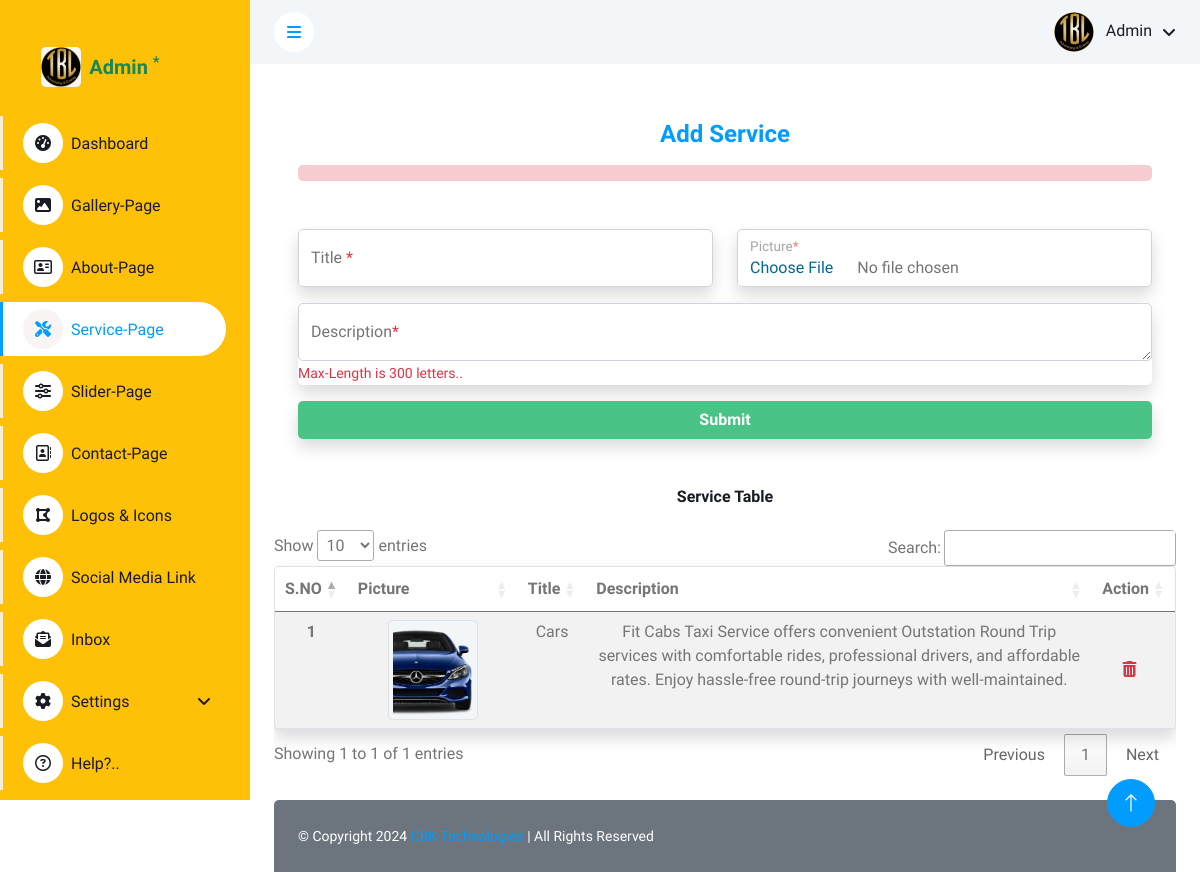
The app's page /admin/dash/service.php (signed in) with its own data.
### tables this page shows
CREATE TABLE `service` (
  `id` int(11) NOT NULL,
  `tittle` varchar(255) NOT NULL,
  `location` text NOT NULL,
  `description` text NOT NULL
);

### admin/config/function.php (called while the page is built, shortened)
<?php
function getvalfield($con, $table, $field, $where)
{
    $sql = "select $field from $table where $where";
    $getvalue =  mysqli_query($con, $sql);
    $getval   =  mysqli_fetch_row($getvalue);
    return $getval[0];
}

### admin/dash/service.php (the view, shortened to what this page needs)
<?php
$tblname = "service";
$tblkey = "id";
$pagename = "Service";
$page_name = basename($_SERVER['PHP_SELF']);
?>
<?php include('../includes/header.php') ?>
<?php include('../includes/sidebar.php') ?>
<?php include('../includes/navbar.php') ?>
<div class="container-fluid pt-4 px-4 ">
    <form action="" method="POST" enctype="multipart/form-data">
        <div class="container-fluid pt-4 px-4 ">
            <h4 class="text-center fw-bolder text-primary mb-3">Add <?= $pagename; ?></h4>
            <hr class="text-danger p-2 rounded">
            <div class="row mt-5">
                <div class="col-lg-6 col-md-12 col-sm-12 align-content-center">
                    <div class="form-group shadow">
                        <div class="form-floating mb-3">
                            <input type="text" class="form-control" name="tittle" id="tittle" placeholder=" " required>
                            <label for="tittle">Title <span class="text-danger">*</span> </label>
                        </div>
                    </div>
                </div>
                <div class="col-lg-6">
                    <div class="form-group shadow ">
                        <div class="form-floating mb-3 ">
                            <input type="file" class="form-control bg-white" id="file_upload" name="file_upload"
                                placeholder=" " required>
                            <label for="aavak_no">Picture<span class="text-danger">*</span></label>
                        </div>
                    </div>
                </div>
                <div class="col-lg-12">
                    <div class="form-group shadow">
                        <div class="form-floating mb-3">
                            <textarea name="description" class="form-control" id="description" placeholder=" " required></textarea>
                            <label for="description"> Description<span class="text-danger">*</span></label>
                            <div class="aa text-danger"><small>Max-Length is 300 letters..</small></div>
                        </div>
                    </div>
                </div>
                <div class="col-lg-12 text-center">
                    <div class="form-group">
                        <button class="col-12 text-white btn  text-center shadow" type="submit"
                            style="background-color:#4ac387;" name="submit"><b>Submit</b></button>
                    </div>
                </div>
            </div>
        </div>
    </form>
</div>
<div class="container-fluid pt-4 px-4">
    <div class="row">
        <div class="col-sm-12 col-lg-12">
            <h6 class="mb-4 text-center mt-2 pt-3 "><?= $pagename; ?> Table</h6>
            <div class=" rounded" style="overflow-y: scroll;">
                <table class="table table-striped border shadow" id="example" class="display">
                    <thead class=" head">
                        <tr class="text-center text-nowrap">
                            <th scope="col">S.NO</th>
                            <th scope="col">Picture</th>
                            <th scope="col">Title</th>
                            <th scope="col">Description</th>
                            <th scope="col">Action</th>
                        </tr>
                    </thead>
                    <tbody>
                        <?php
                        $i = 1;
                        $fetch = mysqli_query($conn, "SELECT * FROM $tblname ORDER BY $tblkey DESC");
                        while ($row = mysqli_fetch_array($fetch)) {
                        ?>
                            <tr class="text-center">
                                <th scope="row"><?= $i++ ?></th>
                                <td class="image-cell">
                                    <a href="<?= $row['location']; ?>" target="_blank"><img src="<?= $row['location']; ?>" alt="<?= htmlspecialchars($row['tittle']); ?>"
                                        class="img-thumbnail"></a>
                                </td>
                                <td><?= htmlspecialchars($row['tittle']) ?></td>
                                <td><?= htmlspecialchars($row['description']) ?></td>
                                <td class="action">
                                    <a class="text-danger" href="#"
                                        onclick="confirmDelete(<?= $row['id']; ?>, '<?= $tblname; ?>', '<?= $tblkey ?>')"><i
                                            class="fas fa-trash-alt me-2" title="Delete"></i></a>
                                </td>
                            </tr>
                        <?php } ?>
                    </tbody>
                </table>
            </div>
        </div>
    </div>
</div>
<?php include('../includes/footer.php'); ?>

### admin/includes/sidebar.php (shortened to what this page needs)
<?php
$username = $_SESSION['username'];
$profile_picture = getvalfield($conn, "adminlogin", "profile_picture", "username='$username'");
?>
<div class="sidebar pe-4 pb-3 bg-warning">
    <nav class="navbar">
        <div class="d-flex align-items-center ms-2 mb-4" style="height: 50px;width: 185px;justify-content: center;">
            <div class="ms-0 d-flex">
                <img class="rounded me-lg-2" src="../dash/uploads/<?= $profile_picture ?>" alt="" style="width: 40px; height: 40px;">
                <h5 class="mb-0 text-success mt-2">Admin <sup class="text-success fw-bolder">*</sup></h5>
            </div>
        </div>
        <div class="navbar-nav w-100">
            <a href="../dash/" class="nav-item nav-link <?= ($page_name == 'index.php') ? 'active' : ''; ?>"><i class="fa fa-tachometer-alt me-2"></i>Dashboard</a>
            <a href="../dash/gallery.php" class="nav-item nav-link mt-2 <?= ($page_name == 'gallery.php') ? 'active' : ''; ?>"><i class="fas fa-image me-2"></i>Gallery-Page</a>
            <a href="../dash/about.php" class="nav-item nav-link mt-2 <?= ($page_name == 'about.php') ? 'active' : ''; ?>"><i class="fa-regular fa-address-card me-2"></i>About-Page</a>
            <a href="../dash/service.php" class="nav-item nav-link mt-2 <?= ($page_name == 'service.php') ? 'active' : ''; ?>"><i class="fas fa-tools me-2"></i>Service-Page</a>
            <a href="../dash/slider.php" class="nav-item nav-link mt-2 <?= ($page_name == 'slider.php') ? 'active' : ''; ?>"><i class="fas fa-sliders-h me-2"></i>Slider-Page</a>
            <a href="../dash/contact-info.php" class="nav-item nav-link mt-2 <?= ($page_name == 'contact-info.php') ? 'active' : ''; ?>"><i class="fa-regular fa-address-book me-2"></i>Contact-Page</a>
            <a href="../dash/logo-icon.php" class="nav-item nav-link mt-2 <?= ($page_name == 'logo-icon.php') ? 'active' : ''; ?>"><i class="fa-solid fa-draw-polygon me-2"></i>Logos & Icons</a>
            <a href="../dash/social-media.php" class="nav-item nav-link mt-2 <?= ($page_name == 'social-media.php') ? 'active' : ''; ?>"><i class="fa-solid fa-globe me-2"></i>Social Media Link</a>
            <a href="../dash/inbox.php" class="nav-item nav-link mt-2 <?= ($page_name == 'inbox.php') ? 'active' : ''; ?>"><i class="fa-solid fa-envelope-open-text me-2"></i>Inbox</a>
            <div class="nav-item dropdown mt-2">
                <a href="#" class="nav-link dropdown-toggle" data-bs-toggle="dropdown"><i class="fas fa-cog me-2"></i>Settings</a>
            </div>
            <a href="../dash/help.php" class="nav-item nav-link mt-2 <?= ($page_name == 'help.php') ? 'active' : ''; ?>"><i class="fa-regular fa-circle-question me-2"></i>Help?..</a>
        </div>
    </nav>
</div>

### admin/includes/navbar.php (shortened to what this page needs)
<?php
$username=$_SESSION['username'];
$profile_picture = getvalfield($conn, "adminlogin", "profile_picture", "username='$username'");
?>
<div class="content">
    <nav class="navbar navbar-expand bg-light navbar-light sticky-top px-4 py-0">
        <a href="#" class="sidebar-toggler flex-shrink-0">
            <i class="fa fa-bars"></i>
        </a>
        <div class="navbar-nav align-items-center ms-auto">
            <div class="nav-item dropdown">
                <a href="#" class="nav-link dropdown-toggle" data-bs-toggle="dropdown">
                    <img class="rounded-circle me-lg-2" src="../dash/uploads/<?=$profile_picture?>" alt="" style="width: 40px; height: 40px;">
                    <span class="d-none d-lg-inline-flex"><?=$username;?></span>
                </a>
            </div>
        </div>
    </nav>

### admin/css/style.css (style rules this page uses)
:root { --primary: #009CFF; --light: #f9f3f3df; --dark: #191C24; }
.btn { transition: .5s; }
.sidebar { position: fixed; top: 0; left: 0; bottom: 0; width: 250px; height: 100vh; overflow-y: auto; background: var(--light); transition: 0.5s; z-index: 999; }
.content { margin-left: 250px; min-height: 100vh; background: #FFFFFF; transition: 0.5s; }
@media (min-width: 992px) { .sidebar { margin-left: 0; } }
@media (min-width: 992px) { .content { width: calc(100% - 250px); } }
.sidebar .navbar .navbar-nav .nav-link { padding: 7px 20px; color: var(--dark); font-weight: 500; border-left: 3px solid var(--light); border-radius: 0 30px 30px 0; outline: none; }
.sidebar .navbar .navbar-nav .nav-link:hover, .sidebar .navbar .navbar-nav .nav-link.active { color: var(--primary); background: #FFFFFF; border-color: var(--primary); }
.sidebar .navbar .navbar-nav .nav-link i { width: 40px; height: 40px; display: inline-flex; align-items: center; justify-content: center; background: #FFFFFF; border-radius: 40px; }
.sidebar .navbar .navbar-nav .nav-link:hover i, .sidebar .navbar .navbar-nav .nav-link.active i { background: var(--light); }
.sidebar .navbar .dropdown-toggle::after { position: absolute; top: 15px; right: 15px; border: none; content: "\f107"; font-family: "Font Awesome 5 Free"; font-weight: 900; transition: .5s; }
.content .navbar .navbar-nav .nav-link { margin-left: 25px; padding: 12px 0; color: var(--dark); outline: none; }
.content .navbar .sidebar-toggler, .content .navbar .navbar-nav .nav-link i { width: 40px; height: 40px; display: inline-flex; align-items: center; justify-content: center; background: #FFFFFF; border-radius: 40px; }
.content .navbar .dropdown-toggle::after { margin-left: 6px; vertical-align: middle; border: none; content: "\f107"; font-family: "Font Awesome 5 Free"; font-weight: 900; transition: .5s; }
.action { display:flex; justify-content: center; align-items: center; }
.action a { text-decoration: none; color: #666; transition: color 0.2s ease; }
.shadow { border-radius: 5px; }

### admin/dash/service.php (style rules this page uses)
.action { width: auto; height: 100px; }
.image-cell { width: 150px; height: 100px; overflow: hidden; text-align: center; vertical-align: middle; }
.image-cell img { max-width: 100%; max-height: 100%; object-fit: cover; }

### records on screen
service: location (picture), tittle "Cars", description "Fit Cabs Taxi Service offers convenient Outstation Round Trip services with comfortable rides, professional drivers, and affordable rates. Enjoy hassle-free round-trip journeys with well-maintained."

### other values on screen
$username "Admin"
$pagename "Service"
